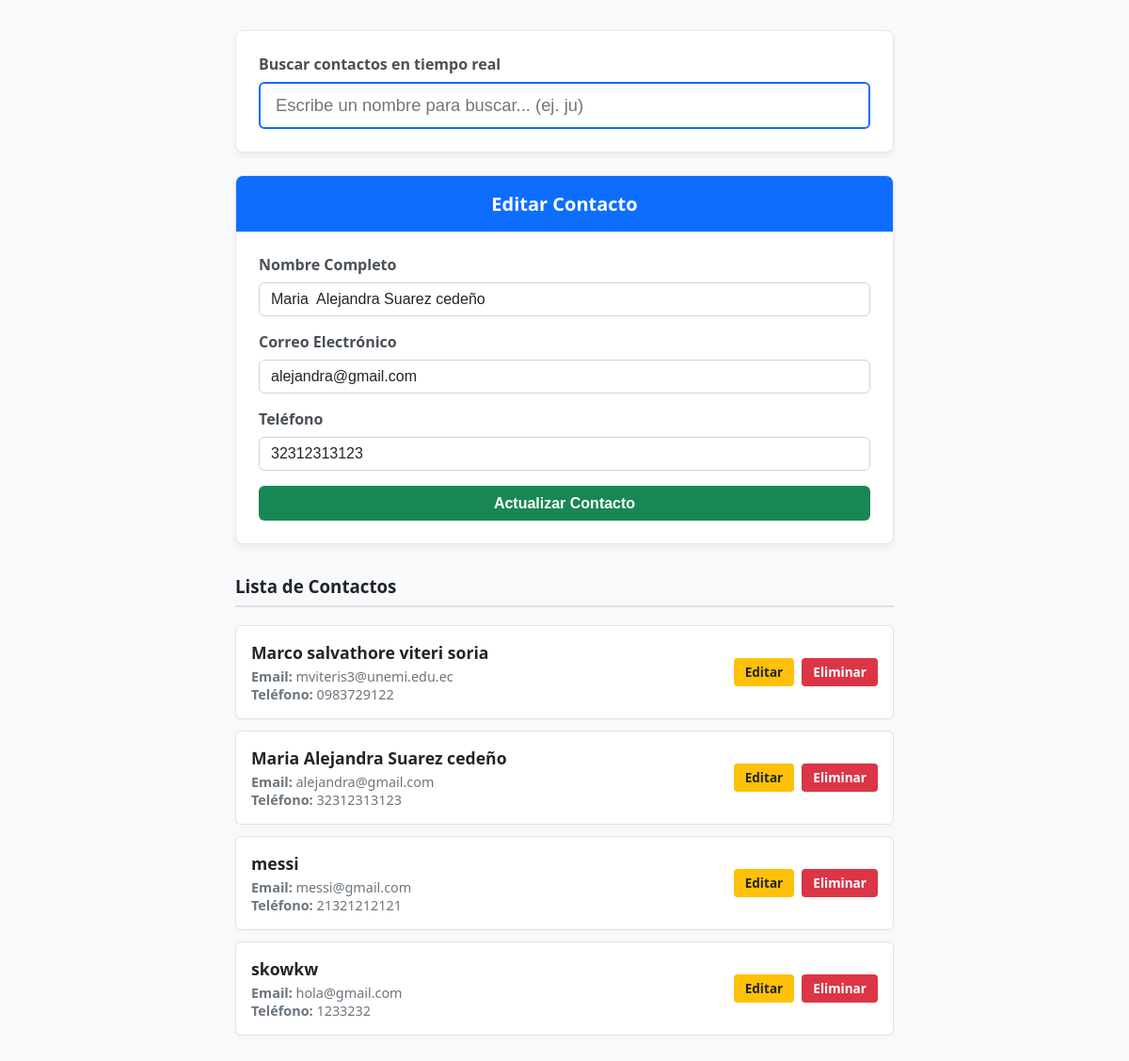
The page /editar/2/ on the database its author committed.
### administrar/models.py (models this page shows, shortened)
class Contacto(models.Model):
    nombre = models.CharField(max_length=150, verbose_name="Nombre completo")
    correo = models.EmailField(unique=True, verbose_name="Correo electrónico")
    telefono = models.CharField(max_length=20, verbose_name="Número telefónico")
    fecha_creacion = models.DateTimeField(auto_now_add=True, verbose_name="Fecha de registro")
    class Meta:
        verbose_name = "Contacto"
        verbose_name_plural = "Contactos"
        ordering = ['nombre']

### administrar/views.py (the view)
# urls.py: path('editar/<int:pk>/', views.editar_contacto, name='editar'),
def editar_contacto(request, pk):
    contacto = get_object_or_404(Contacto, pk=pk)
    if request.method == 'POST':
        form = ContactoForm(request.POST, instance=contacto)
        if form.is_valid():
            form.save()
            return redirect('index')
    else:
        form = ContactoForm(instance=contacto)
    contactos = Contacto.objects.all()
    return render(request, 'administrar/index.html', {
        'form': form,
        'contactos': contactos,
        'editando': True
    })

### administrar/forms.py (shortened to what this page needs)
class ContactoForm(forms.ModelForm):
    class Meta:
        model = Contacto
        fields = ['nombre', 'correo', 'telefono']
        error_messages = {
            'nombre': {
                'required': 'Por favor, ingresa el nombre completo del contacto.',
            },
            'correo': {
                'required': 'El correo electrónico es obligatorio.',
                'invalid': 'Por favor, ingresa una dirección de correo electrónico válida (ejemplo@correo.com).',
            },
            'telefono': {
                'required': 'El número de teléfono es obligatorio.',
            }
        }

### administrar/templates/administrar/index.html (shortened to what this page needs)
{% load static %}
<!DOCTYPE html>
<html lang="es">
<head>
    <link rel="stylesheet" href="{% static 'administrar/estilos.css' %}">
</head>
<body>
    <div class="contenedor-principal">
        <div class="tarjeta">
            <div class="tarjeta-cuerpo">
                <label for="buscarContacto" style="font-weight: bold; color: #495057; display:block; margin-bottom:0.5rem;">Buscar contactos en tiempo real</label>
                <input type="text" id="buscarContacto" class="input-busqueda" placeholder="Escribe un nombre para buscar... (ej. ju)">
            </div>
        </div>
        <div class="tarjeta">
            <div class="tarjeta-encabezado">
                <h4>{% if editando %}Editar Contacto{% else %}Registrar Nuevo Contacto{% endif %}</h4>
            </div>
            <div class="tarjeta-cuerpo">
                <form method="POST" novalidate>
                    <div class="grupo-control">
                        <label>Nombre Completo</label>
                        {{ form.nombre }}
                    </div>
                    <div class="grupo-control">
                        <label>Correo Electrónico</label>
                        {{ form.correo }}
                    </div>
                    <div class="grupo-control">
                        <label>Teléfono</label>
                        {{ form.telefono }}
                    </div>
                    <button type="submit" class="btn-guardar">
                        {% if editando %}Actualizar Contacto{% else %}Guardar{% endif %}
                    </button>
                </form>
            </div>
        </div>
        <div>
            <h3 class="lista-titulo">Lista de Contactos</h3>
            <div id="contenedor-contactos">
                {% include 'administrar/contactos_list.html' %}
            </div>
        </div>
    </div>
</body>
</html>

### administrar/templates/administrar/contactos_list.html
{% if contactos %}
    <div class="lista-grupo">
        {% for contacto in contactos %}
            <div class="contacto-item">
                <div class="contacto-info">
                    <h5 class="contacto-nombre">{{ contacto.nombre }}</h5>
                    <p class="contacto-detalle"><strong>Email:</strong> {{ contacto.correo }}</p>
                    <p class="contacto-detalle"><strong>Teléfono:</strong> {{ contacto.telefono }}</p>
                </div>
                <div class="contacto-acciones">
                    <a href="{% url 'editar' contacto.id %}" class="btn-accion btn-editar">Editar</a>
                    <a href="{% url 'eliminar' contacto.id %}" class="btn-accion btn-eliminar" onclick="return confirm('¿Estás seguro de eliminar este contacto?')">Eliminar</a>
                </div>
            </div>
        {% endfor %}
    </div>
{% else %}
    <p class="sin-contactos">No se encontraron contactos.</p>
{% endif %}

### administrar/static/administrar/estilos.css (style rules this page uses)
body { background-color: #f8f9fa; font-family: system-ui, -apple-system, "Segoe UI", Roboto, sans-serif; margin: 0; padding: 0; }
.contenedor-principal { max-width: 700px; margin: 2rem auto; padding: 0 1rem; }
.tarjeta { background: #ffffff; border-radius: 8px; box-shadow: 0 4px 6px rgba(0, 0, 0, 0.05); margin-bottom: 1.5rem; border: 1px solid #e3e6f0; overflow: hidden; }
.tarjeta-cuerpo { padding: 1.5rem; }
.tarjeta-encabezado { background-color: #0d6efd; color: #ffffff; padding: 1rem; text-align: center; }
.tarjeta-encabezado h4 { margin: 0; font-size: 1.25rem; }
.grupo-control { margin-bottom: 1rem; }
.grupo-control label { display: block; margin-bottom: 0.5rem; font-weight: 600; color: #495057; }
.grupo-control input { width: 100%; padding: 0.5rem 0.75rem; font-size: 1rem; color: #212529; background-color: #fff; border: 1px solid #ced4da; border-radius: 0.375rem; box-sizing: border-box; transition: border-color .15s ease-in-out, box-shadow .15s ease-in-out; }
.input-busqueda { width: 100%; padding: 0.75rem 1rem; font-size: 1.15rem; color: #212529; background-color: #fff; border: 2px solid #0d6efd; border-radius: 0.375rem; box-sizing: border-box; }
.btn-guardar { width: 100%; padding: 0.6rem 1rem; font-size: 1rem; font-weight: 700; color: #fff; background-color: #198754; border: none; border-radius: 0.375rem; cursor: pointer; transition: background-color 0.15s ease-in-out; }
.lista-titulo { border-bottom: 2px solid #dee2e6; padding-bottom: 0.5rem; margin-top: 2rem; color: #212529; }
.lista-grupo { margin-top: 1rem; }
.contacto-item { background: #fff; border: 1px solid #dee2e6; border-radius: 0.375rem; padding: 1rem; margin-bottom: 0.75rem; display: flex; justify-content: space-between; align-items: center; box-shadow: 0 2px 4px rgba(0, 0, 0, 0.02); }
.contacto-nombre { margin: 0 0 0.25rem 0; font-size: 1.1rem; color: #212529; }
.contacto-detalle { margin: 0; font-size: 0.9rem; color: #6c757d; }
.contacto-acciones { display: flex; gap: 0.5rem; }
.btn-accion { padding: 0.35rem 0.75rem; font-size: 0.85rem; font-weight: 600; text-decoration: none; border-radius: 0.25rem; color: #fff; transition: background-color 0.15s ease-in-out; }
.btn-editar { background-color: #ffc107; color: #212529; }
.btn-eliminar { background-color: #dc3545; }

### rows shown on the page
Contacto: nombre "Maria Alejandra Suarez cedeño", correo "alejandra@gmail.com", telefono "32312313123"
Contacto: nombre "Marco salvathore viteri soria", correo "mviteris3@unemi.edu.ec", telefono "0983729122"
Contacto: nombre "messi", correo "messi@gmail.com", telefono "21321212121"
Contacto: nombre "skowkw", correo "hola@gmail.com", telefono "1233232"
